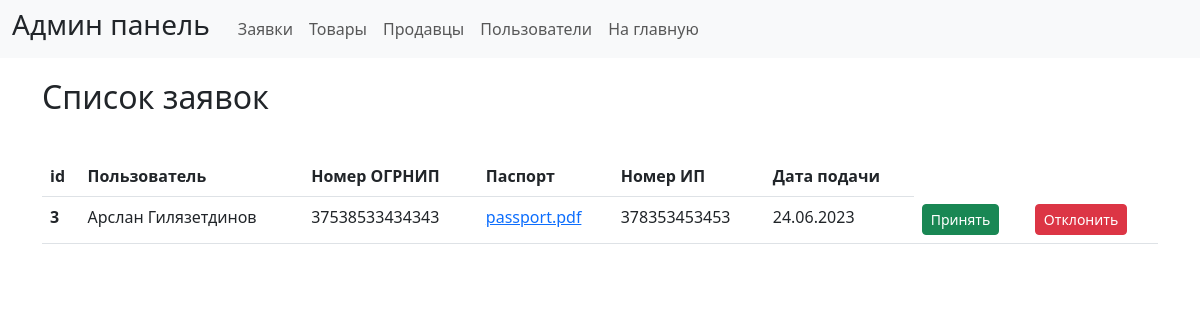
The app's page /admin/index.php with its own data.
### tables this page shows
CREATE TABLE `request` (
  `id_request` int NOT NULL,
  `id_user` int NOT NULL,
  `num_ogrnip` varchar(150) NOT NULL,
  `passport` varchar(300) NOT NULL,
  `num_ip` varchar(200) NOT NULL,
  `date_request` date NOT NULL
);

CREATE TABLE `users` (
  `id_user` int NOT NULL,
  `name` varchar(50) NOT NULL,
  `surname` varchar(50) NOT NULL,
  `password` varchar(50) NOT NULL,
  `phone` varchar(50) NOT NULL,
  `email` varchar(50) NOT NULL,
  `role` int NOT NULL
);

### admin/index.php (the view)
<?php
include "./header.php";
require_once "../connect.php";
$request_query = "SELECT * FROM `request` JOIN `users` ON request.id_user = users.id_user";
$query_result = mysqli_query($con, $request_query);
?>
<div class="container">
    <table class="table caption-top">
        <h2 style="margin: 20px 0 40px 0;">Список заявок</h2>
        <thead>
            <tr>
                <th scope="col">id</th>
                <th scope="col">Пользователь</th>
                <th scope="col">Номер ОГРНИП</th>
                <th scope="col">Паспорт</th>
                <th scope="col">Номер ИП</th>
                <th scope="col">Дата подачи</th>
            </tr>
        </thead>
        <tbody>
            <?
            while ($info_req = mysqli_fetch_array($query_result)) {
                $dateB = $info_req['date_request'];
                $newDate = date("d.m.Y", strtotime($dateB));
            ?>
                <tr>
                    <th scope="row"><?=$info_req['id_request']?></th>
                    <td><?=$info_req['name']?> <?=$info_req['surname']?></td>
                    <td><?=$info_req['num_ogrnip']?></td>
                    <td><a href="../document/<?=$info_req['passport']?>" download="filename"><?=$info_req['passport']?></a></td>
                    <td><?=$info_req['num_ip']?></td>
                    <td><?=$newDate?></td>
                    <td><a href="./update.php?yes=<?=$info_req['id_request']?>" type="button" class="btn btn-success btn-sm">Принять</a></td>
                    <td><a href="./update.php?no=<?=$info_req['id_request']?>" type="button" class="btn btn-danger btn-sm">Отклонить</a></td>
                </tr>
            <?
            }
            ?>
        </tbody>
    </table>
</div>
<?php
include "./footer.php";
?>

### records on screen
request: id_request "3", id_user.name "Арслан", id_user.surname "Гилязетдинов", num_ogrnip "37538533434343", passport "passport.pdf", num_ip "378353453453", date_request "24.06.2023"
